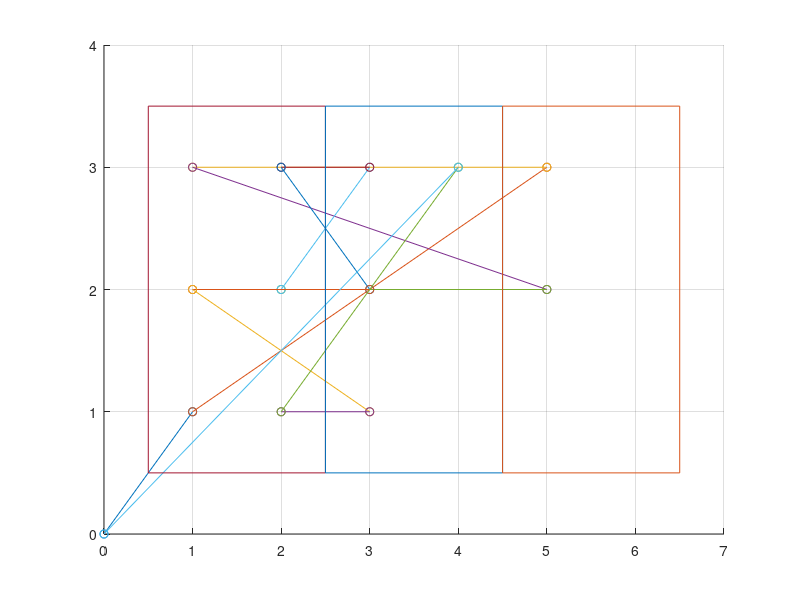

The MATLAB source for this figure:
%% Test of route generation for genetic algorithm
%% FE 2020

%% Mostly manually set start and end positions with random target groups for each seedling
n = 6;
vertices = 2*n+1;
startEnd = [0 0];
seedlings = [1 1 randi([1 2],1),
    1 2 randi([1 2],1),
    2 1 randi([1 2],1),
    2 2 randi([1 2],1),
    1 3 randi([1 2],1),
    2 3 randi([1 2],1)];
target1 = [3 3,
    3 2,
    3 1,
    4 3,
    4 2,
    4 1];

target2 = [5 3,
    5 2,
    5 1,
    6 3,
    6 2,
    6 1];

%% Squares
X1 = 0.5;
X2 = 2.5;
Y1 = 0.5;
Y2 = 3.5;

squareX1 = [X1, X2, X2, X1, X1];
squareY1 = [Y1, Y1, Y2, Y2, Y1];
squareX2 = [X1+2, X2+2, X2+2, X1+2, X1+2];
squareY2 = [Y1, Y1, Y2, Y2, Y1];
squareX3 = [X1+4, X2+4, X2+4, X1+4, X1+4];
squareY3 = [Y1, Y1, Y2, Y2, Y1];

%% Initialize stuff
currentRecord = 999999;
recordDistance = 999999;
maxIter = 10000;
iterCount = 0;
popSize = 10;
routeMatrix = zeros(popSize, vertices+1, 2);
population = zeros(popSize,n);
fitness = zeros(popSize,1);

for i = 1:popSize
    population(i,:) = randperm(n,n);
end

while iterCount < maxIter
    %% Calculate Fitness
    for i = 1:popSize
        %% Generate routeMatrix depending on populations
        posCount = 2;
        targetCount1 = 1;
        targetCount2 = 1;
        for j = 1:length(population(i,:))
            routeMatrix(i,posCount,:) = seedlings(population(i,j),1:2);
            if seedlings(population(i,j),3) == 1
                routeMatrix(i,posCount+1,:) = target1(targetCount1,:);
                targetCount1 = targetCount1 + 1;
            end
            if seedlings(population(i,j),3) == 2
                routeMatrix(i,posCount+1,:) = target2(targetCount2,:);
                targetCount2 = targetCount2 + 1;
            end
            posCount = posCount + 2;
        end
        %% Calculation of route length
        routeLength = 0;
        for k = 2:vertices
            verticeLength = abs(sqrt(routeMatrix(i,k,1)^2+routeMatrix(i,k,2)^2)...
                - sqrt(routeMatrix(i,k-1,1)^2+routeMatrix(i,k-1,2)^2));
            routeLength = routeLength + verticeLength;
        end
        
        %% Update best populations
        if routeLength < recordDistance
            recordDistance = routeLength;
            bestEver = population(i,:);
            
            %% Plot route
            figure(1);
            clf(figure(1));
            xlim([0 7]);
            ylim([0 4]);
            grid on;
            for l = 1:vertices
                hold on
                plot(routeMatrix(i,[l, l+1],1), routeMatrix(i,[l, l+1],2),'-o')
            end
            plot(squareX1, squareY1);
            plot(squareX2, squareY2);
            plot(squareX3, squareY3);
        end
        
        if routeLength < currentRecord
            currentRecord = routeLength;
            currentBest = population(i,:);                       
        end
        
        %% Calculate fitness
        fitness(i,1) = routeLength;%1 / (routeLength^8 + 1);
    end
    
    %% Normalize Fitness
    sumFitness = 0;
    for i = 1:popSize
        sumFitness = sumFitness + fitness(i,1);
    end
    
    for i = 1:popSize
        fitness(i,1) = fitness(i,1) / sumFitness;
    end
    
    %% Create next Generation
    
                
    %% Increment iter
    iterCount = iterCount+1;
end
